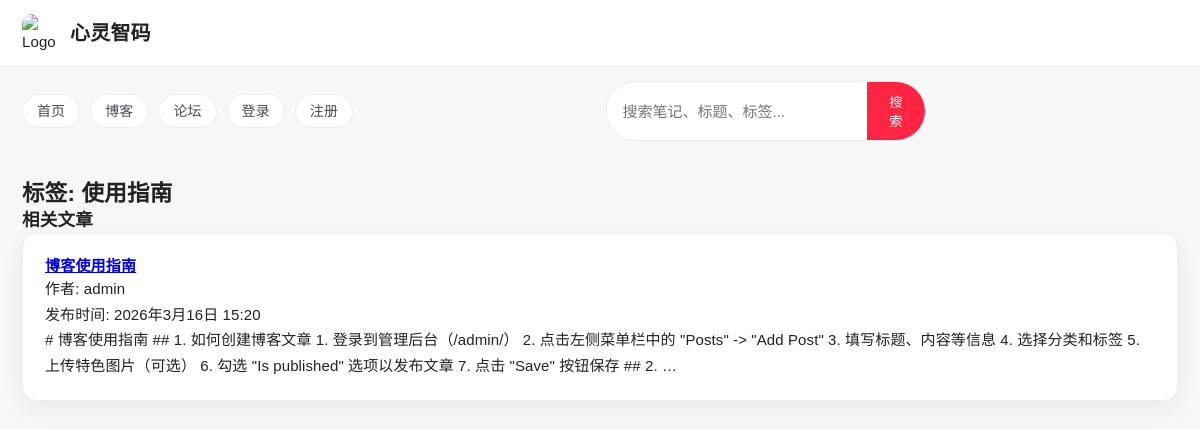
Page /blog/tag/guide/ on the committed database.
### blog/models.py (models this page shows, shortened)
class Tag(models.Model):
    name = models.CharField(max_length=50, unique=True)
    slug = models.SlugField(max_length=50, unique=True)
    created_at = models.DateTimeField(auto_now_add=True)

class Post(models.Model):
    title = models.CharField(max_length=200)
    slug = models.SlugField(max_length=200, unique=True)
    content = models.TextField()
    excerpt = models.TextField(blank=True)
    author = models.ForeignKey(User, on_delete=models.CASCADE, related_name='posts')
    category = models.ForeignKey(Category, on_delete=models.SET_NULL, null=True, related_name='posts')
    tags = models.ManyToManyField(Tag, related_name='posts')
    featured_image = models.ImageField(upload_to='blog_images/', blank=True, null=True)
    is_published = models.BooleanField(default=False)
    publish_date = models.DateTimeField(default=timezone.now)
    created_at = models.DateTimeField(auto_now_add=True)
    updated_at = models.DateTimeField(auto_now=True)

### accounts/models.py (models this page shows, shortened)
class CustomUser(AbstractUser):
    bio = models.TextField(blank=True, null=True)
    avatar = models.ImageField(upload_to='avatars/', blank=True, null=True)
    phone_number = models.CharField(max_length=20, blank=True, null=True)
    date_of_birth = models.DateField(blank=True, null=True)
    is_verified = models.BooleanField(default=False)
    verification_code = models.CharField(max_length=6, blank=True, null=True)
    created_at = models.DateTimeField(default=timezone.now)
    updated_at = models.DateTimeField(auto_now=True)

### blog/views.py (the view)
# urls.py: path('tag/<slug:slug>/', TagDetailView.as_view(), name='tag_detail'),
class TagDetailView(DetailView):
    model = Tag
    template_name = 'blog/tag_detail.html'
    context_object_name = 'tag'
    def get_context_data(self, **kwargs):
        context = super().get_context_data(**kwargs)
        context['posts'] = self.object.posts.filter(is_published=True).order_by('-publish_date')
        return context

### blog/templates/blog/tag_detail.html
{% extends 'base.html' %}
{% block content %}
    <h2>标签: {{ tag.name }}</h2>
    <h3>相关文章</h3>
    {% if posts %}
        <div style="display: grid; grid-template-columns: repeat(auto-fit, minmax(300px, 1fr)); gap: 20px;">
            {% for post in posts %}
                <div class="card">
                    <h4><a href="{% url 'post_detail' post.slug %}">{{ post.title }}</a></h4>
                    <p>作者: {{ post.author.username }}</p>
                    <p>发布时间: {{ post.publish_date }}</p>
                    <p>{{ post.excerpt|default:post.content|truncatewords:30 }}</p>
                </div>
            {% endfor %}
        </div>
    {% else %}
        <p>该标签下暂无文章</p>
    {% endif %}
{% endblock %}

### templates/base.html (style rules this page uses)
* { margin: 0; padding: 0; box-sizing: border-box; }
:root { --xhs-red: #ff2442; --xhs-red-deep: #e51f3c; --xhs-bg: #f7f7f8; --xhs-card: #ffffff; --xhs-text: #222; --xhs-subtext: #7a7a85; --xhs-border: #ececf1; --xhs-shadow: 0 8px 24px rgba(27, 27, 33, 0.06); }
body { font-family: "PingFang SC", "Microsoft YaHei", Arial, sans-serif; line-height: 1.6; font-size: 15px; letter-spacing: 0.1px; color: var(--xhs-text); background: var(--xhs-bg); }
h1, h2, h3, h4 { line-height: 1.35; letter-spacing: 0.2px; }
p { line-height: 1.7; }
.card { background: var(--xhs-card); border-radius: 14px; padding: 22px; box-shadow: var(--xhs-shadow); margin-bottom: 25px; transition: all 0.3s ease; border: 1px solid var(--xhs-border); }

### rows in the picture
Tag: name "使用指南"
Post: title "博客使用指南", author.username "admin", publish_date "2026年3月16日 15:20", excerpt "# 博客使用指南 ## 1. 如何创建博客文章 1. 登录到管理后台（/admin/） 2. 点击左侧菜单栏中的 \"Posts\" -> \"Add Post\" 3. 填写标题、内容等信息 4. 选择分类和标签 5. 上传特色图片（可选） 6. 勾选 \"Is published\" 选项以发布文章 7. 点击 \"Save\" 按钮保存 ## 2. …"
